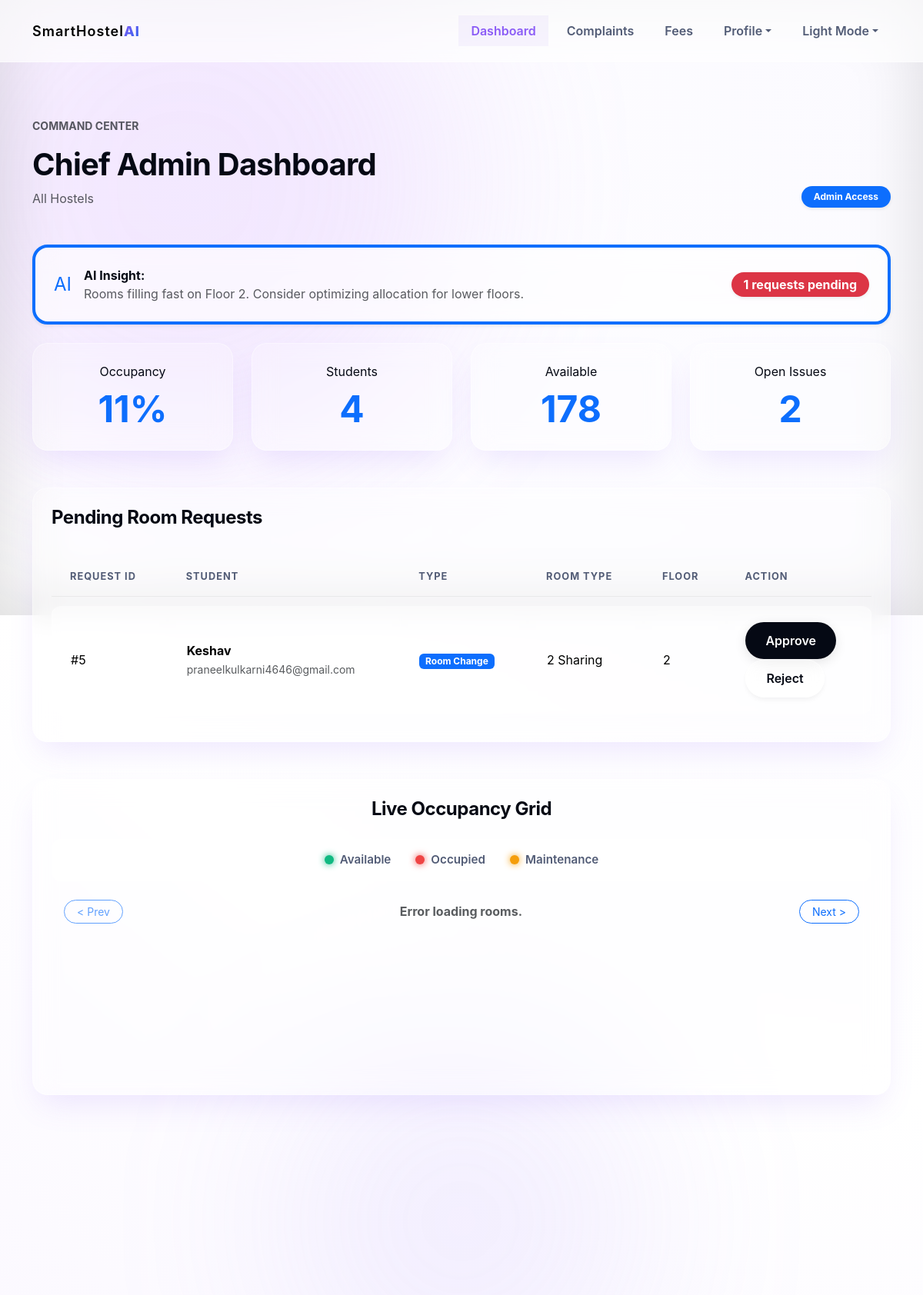
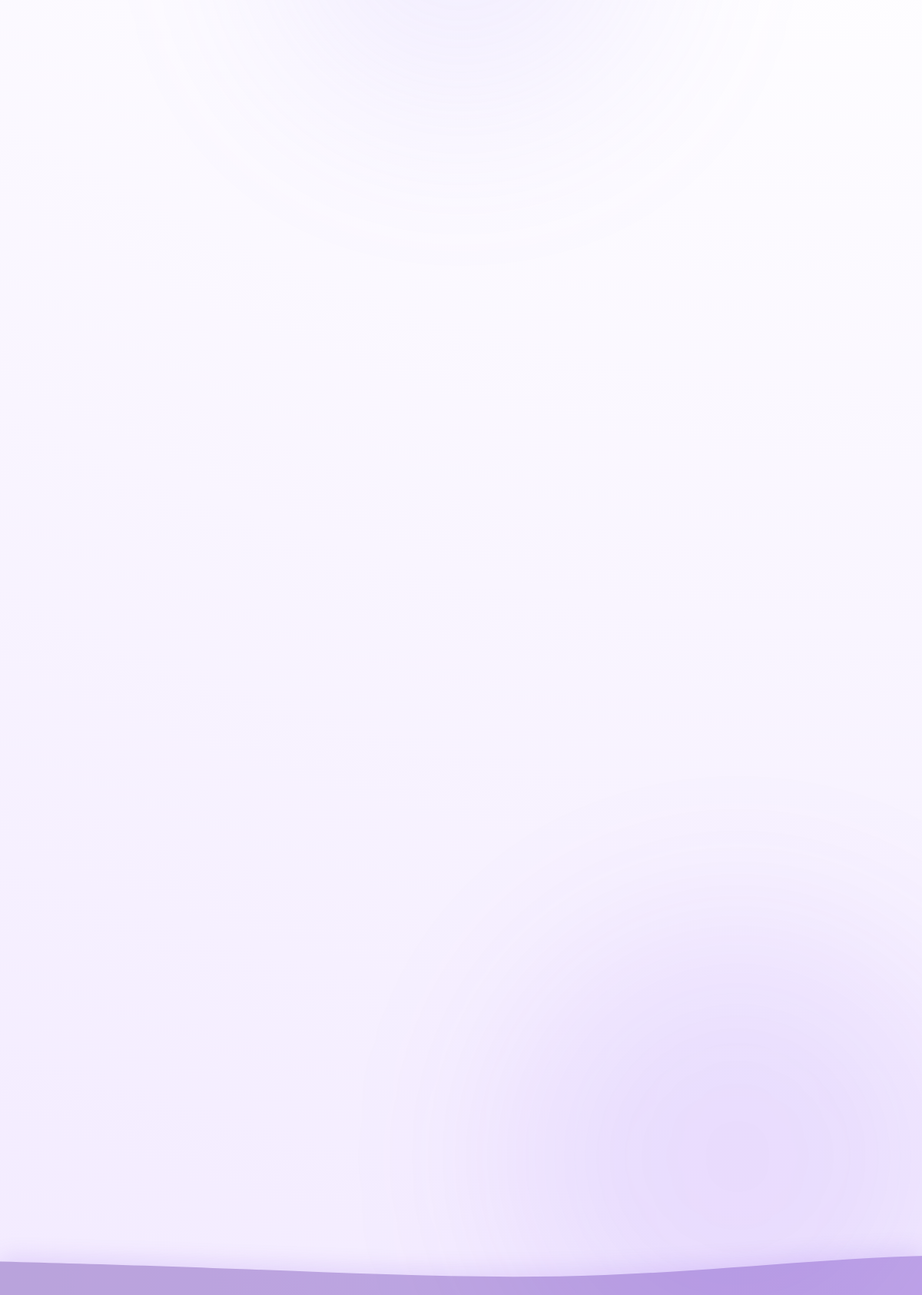
The page /admin (signed in) on the database its author committed (2 pictures, top to bottom).
### tables this page shows
CREATE TABLE requests (
                id INTEGER PRIMARY KEY AUTOINCREMENT,
                student_email TEXT UNIQUE NOT NULL,
                room_type TEXT NOT NULL,
                floor INTEGER,
                status TEXT NOT NULL,
                created_at TEXT NOT NULL
            , request_type TEXT DEFAULT 'Allocation', reason TEXT);

CREATE TABLE users (
                id INTEGER PRIMARY KEY AUTOINCREMENT,
                email TEXT UNIQUE NOT NULL,
                name TEXT NOT NULL,
                role TEXT NOT NULL,
                password TEXT NOT NULL,
                failed_attempts INTEGER DEFAULT 0
            );

### app.py (the view)
@app.route("/admin")
@login_required("admin")
def admin_dashboard():
    with get_db() as db:
        admin_email = session.get("user_email")
        admin_scope = get_admin_scope(admin_email)
        block_filter = admin_scope["block"]
        if block_filter:
            rooms = db.execute("SELECT * FROM rooms WHERE block = ?", (block_filter,)).fetchall()
            students_count = db.execute("SELECT COUNT(*) FROM students WHERE gender = ?", (admin_scope["gender"],)).fetchone()[0]
            requests_query = db.execute("""
                SELECT r.*, u.name, s.gender, s.phone
                FROM requests r
                JOIN users u ON r.student_email = u.email
                JOIN students s ON u.email = s.email
                WHERE r.status = 'Pending' AND s.gender = ?
            """, (admin_scope["gender"],)).fetchall()
            open_complaints = db.execute("""
                SELECT c.* FROM complaints c
                JOIN students s ON c.student_email = s.email
                WHERE c.status = 'Open' AND s.gender = ?
                ORDER BY c.id DESC
            """, (admin_scope["gender"],)).fetchall()
            allocations = db.execute("""
                SELECT a.id, a.student_email, a.pass_id, a.allocated_at, u.name, s.gender, r.block, r.floor, r.room_number, r.type
                FROM allocations a
                JOIN users u ON a.student_email = u.email
                JOIN students s ON a.student_email = s.email
                JOIN rooms r ON a.room_id = r.id
                WHERE s.gender = ?
                ORDER BY a.id DESC
                LIMIT 8
            """, (admin_scope["gender"],)).fetchall()
        else:
            rooms = db.execute("SELECT * FROM rooms").fetchall()
            students_count = db.execute("SELECT COUNT(*) FROM students").fetchone()[0]
            requests_query = db.execute("""
                SELECT r.*, u.name, s.gender, s.phone
                FROM requests r
                JOIN users u ON r.student_email = u.email
                JOIN students s ON u.email = s.email
                WHERE r.status = 'Pending'
            """).fetchall()
            open_complaints = db.execute("SELECT * FROM complaints WHERE status = 'Open' ORDER BY id DESC").fetchall()
            allocations = db.execute("""
                SELECT a.id, a.student_email, a.pass_id, a.allocated_at, u.name, s.gender, r.block, r.floor, r.room_number, r.type
                FROM allocations a
                JOIN users u ON a.student_email = u.email
                JOIN students s ON a.student_email = s.email
                JOIN rooms r ON a.room_id = r.id
                ORDER BY a.id DESC
                LIMIT 8
            """).fetchall()
        total_capacity = sum(r["capacity"] for r in rooms)
        occupied_beds = sum(r["occupied"] for r in rooms)
        occupancy_rate = int((occupied_beds / total_capacity * 100)) if total_capacity else 0
        available = sum(1 for r in rooms if r["status"] == "Available")
        full = sum(1 for r in rooms if r["status"] == "Full")
        maintenance = sum(1 for r in rooms if r["status"] == "Maintenance")
        audit_logs = db.execute("SELECT * FROM audit_logs ORDER BY id DESC LIMIT 5").fetchall()
        notification_filter = request.args.get("notification_filter", "All")
        allowed_filters = {"All", "Email", "Failed", "Sent"}
        if notification_filter not in allowed_filters:
            notification_filter = "All"
        notification_sql = "SELECT * FROM notification_logs WHERE NOT (channel = ? AND provider = ?)"
        notification_params = ["WhatsApp", "mock"]
        notification_conditions = []
        notification_extra_params = []
        if notification_filter == "Email":
            notification_conditions.append("channel = ?")
            notification_extra_params.append(notification_filter)
        elif notification_filter == "Failed":
            notification_conditions.append("status LIKE ?")
            notification_extra_params.append("Failed%")
        elif notification_filter == "Sent":
            notification_conditions.append("(status LIKE ? OR status LIKE ?)")
            notification_extra_params.extend(["Sent%", "Resent%"])
        if notification_conditions:
            notification_sql += " AND " + " AND ".join(notification_conditions)
        notification_params.extend(notification_extra_params)
        notification_sql += " ORDER BY id DESC LIMIT 8"
        notification_logs = db.execute(notification_sql, notification_params).fetchall()
    return render_template(
        "admin_dashboard.html",
        admin_scope=admin_scope,
        rooms=rooms,
        available=available,
        full=full,
        maintenance=maintenance,
        room_requests=requests_query,
        allocations=allocations,
        complaints=open_complaints,
        audit_logs=audit_logs,
        notification_logs=notification_logs,
        notification_filter=notification_filter,
        mail_configured=is_resend_configured(),
        analytics={
            "occupancy_rate": occupancy_rate,
            "total_students": students_count,
            "available_rooms": available,
            "open_complaints": len(open_complaints)
        }
    )

### templates/admin_dashboard.html (shortened to what this page needs)
{% extends "base.html" %}
{% block content %}
<section class="dashboard py-5" id="admin-dashboard-section">
  <div class="container">
    <div class="d-flex flex-wrap justify-content-between align-items-end gap-3 mb-5">
      <div>
        <p class="text-muted fw-bold text-uppercase small tracking-wide">Command Center</p>
        <h1 class="h1 fw-bold" id="admin-title" data-title="{{ admin_scope.label }}">{{ admin_scope.label }}</h1>
        <p class="text-muted mb-0">{{ admin_scope.audience }}{% if admin_scope.block %} - Block {{ admin_scope.block }}{% endif %}</p>
      </div>
      <span class="badge bg-primary px-3 py-2 rounded-pill shadow-sm">Admin Access</span>
    </div>
    <div class="row g-4 mb-5 reveal" id="insight-panel">
      <div class="col-12">
        <div class="glass-panel p-4 d-flex align-items-center gap-3 border-start border-4 border-primary shadow-sm" style="background: var(--glass-panel-bg);">
          <div class="fs-4 text-primary">AI</div>
          <div>
            <strong class="d-block" style="color: var(--text);">AI Insight:</strong>
            <span class="text-muted">Rooms filling fast on Floor 2. Consider optimizing allocation for lower floors.</span>
          </div>
          {% if room_requests %}
          <div class="ms-auto">
            <span class="badge bg-danger rounded-pill px-3 py-2 fs-6 shadow-sm">{{ room_requests|length }} requests pending</span>
          </div>
          {% endif %}
        </div>
      </div>
      <div class="col-md-3"><div class="glass-panel p-4 text-center"><span>Occupancy</span><strong class="d-block display-5 text-primary fw-bold mt-2">{{ analytics.occupancy_rate }}%</strong></div></div>
      <div class="col-md-3"><div class="glass-panel p-4 text-center"><span>Students</span><strong class="d-block display-5 text-primary fw-bold mt-2">{{ analytics.total_students }}</strong></div></div>
      <div class="col-md-3"><div class="glass-panel p-4 text-center"><span>Available</span><strong class="d-block display-5 text-primary fw-bold mt-2">{{ analytics.available_rooms }}</strong></div></div>
      <div class="col-md-3"><div class="glass-panel p-4 text-center"><span>Open Issues</span><strong class="d-block display-5 text-primary fw-bold mt-2">{{ analytics.open_complaints }}</strong></div></div>
    </div>
    <div class="row g-4 mb-5 reveal" id="pending-requests">
      <div class="col-12">
        <div class="glass-panel p-4">
          <h2 class="h4 fw-bold mb-4">Pending Room Requests</h2>
          <div class="table-responsive">
            <table class="table table-premium align-middle mb-0">
              <thead><tr><th>Request ID</th><th>Student</th><th>Type</th><th>Room Type</th><th>Floor</th><th>Action</th></tr></thead>
              <tbody>
                {% for req in room_requests %}
                  <tr>
                    <td>#{{ req.id }}</td>
                    <td><strong>{{ req.name }}</strong><br><small class="text-muted">{{ req.student_email }}{% if req.phone %} | {{ req.phone }}{% endif %}</small></td>
                    <td><span class="badge bg-primary">{{ req.request_type or 'Allocation' }}</span></td>
                    <td>{{ req.room_type }}</td>
                    <td>{{ req.floor if req.floor else 'Any' }}</td>
                    <td>
                      <form method="post" action="{{ url_for('api_approve_request', req_id=req.id) }}" class="d-inline">
                        <button class="btn btn-sm btn-premium btn-premium-primary" type="submit">Approve</button>
                      </form>
                      <form method="post" action="{{ url_for('reject_request', req_id=req.id) }}" class="d-inline">
                        <button class="btn btn-sm btn-premium btn-premium-secondary" type="submit">Reject</button>
                      </form>
                    </td>
                  </tr>
                {% else %}
                  <tr><td colspan="6" class="text-muted text-center py-4">No pending requests. Everything is up to date.</td></tr>
                {% endfor %}
              </tbody>
            </table>
          </div>
        </div>
      </div>
    </div>
    <div class="row g-4 mb-5" id="admin-matrix-section">
      <div class="col-12">
        <div class="glass-panel p-4 text-center" id="admin-matrix-container">
          <h2 class="h4 fw-bold mb-4">Live Occupancy Grid</h2>
          <div class="matrix-legend mb-4">
            <div class="legend-item"><i class="legend-dot available"></i>Available</div>
            <div class="legend-item"><i class="legend-dot full"></i>Occupied</div>
            <div class="legend-item"><i class="legend-dot maintenance"></i>Maintenance</div>
          </div>
          <div class="d-flex justify-content-between align-items-center mb-3 px-3">
            <button class="btn btn-outline-primary btn-sm pagination-btn px-3 rounded-pill" id="prev-btn" disabled>&lt; Prev</button>
            <span class="text-muted fw-bold" id="pagination-info">Loading rooms...</span>
            <button class="btn btn-outline-primary btn-sm pagination-btn px-3 rounded-pill" id="next-btn">Next &gt;</button>
          </div>
          <div class="hostel-tower" id="hostel-grid">
          </div>
        </div>
      </div>
    </div>
    <div class="row g-4 mb-5">
    </div>
    <div class="row g-4 mb-5">
    </div>
    <div class="row g-4 mb-5" style="position: relative; z-index: 10;">
    </div>
  </div>
</section>
{% endblock %}

### rows shown on the page
requests: id "5", name "Keshav", student_email "praneelkulkarni4646@gmail.com", request_type "Room Change", room_type "2 Sharing", floor "2"

### other values the page prints
{{ admin_scope.audience }} "All Hostels"
{{ room_requests|length }} "1"
{{ analytics.occupancy_rate }} "11"
{{ analytics.total_students }} "4"
{{ analytics.available_rooms }} "178"
{{ analytics.open_complaints }} "2"
